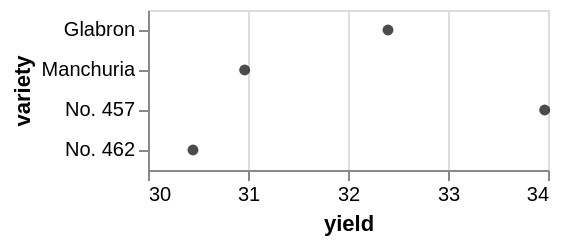

Write a Vega-Lite specification for this figure.
### Vega specification from a JSON file in a GitHub repository (floating-point values rounded to 4 significant figures)
{"$schema": "https://vega.github.io/schema/vega/v5.json", "background": "white", "padding": 5, "width": 200, "style": "cell", "data": [{"name": "source_0", "values": [{"yield_error": 7.552, "yield_center": 32.4, "variety": "Glabron"}, {"yield_error": 6.978, "yield_center": 30.97, "variety": "Manchuria"}, {"yield_error": 3.917, "yield_center": 33.97, "variety": "No. 457"}, {"yield_error": 11.97, "yield_center": 30.45, "variety": "No. 462"}]}, {"name": "data_1", "source": "source_0", "transform": [{"type": "formula", "expr": "datum[\"yield_center\"] + datum[\"yield_error\"]", "as": "upper_yield_center"}, {"type": "formula", "expr": "datum[\"yield_center\"] - datum[\"yield_error\"]", "as": "lower_yield_center"}, {"type": "filter", "expr": "isValid(datum[\"lower_yield_center\"]) && isFinite(+datum[\"lower_yield_center\"])"}]}, {"name": "data_2", "source": "source_0", "transform": [{"type": "filter", "expr": "isValid(datum[\"yield_center\"]) && isFinite(+datum[\"yield_center\"])"}]}], "signals": [{"name": "y_step", "value": 20}, {"name": "height", "update": "bandspace(domain('y').length, 0, 0) * y_step"}], "marks": [{"name": "layer_0_marks", "type": "rule", "style": ["rule", "errorbar-rule"], "from": {"data": "data_2"}, "encode": {"update": {"ariaRoleDescription": {"value": "errorbar"}, "stroke": {"value": "black"}, "tooltip": {"signal": "{\"yield_center\": format(datum[\"yield_center\"], \"\"), \"yield_center + yield_error\": format(datum[\"upper_yield_center\"], \"\"), \"yield_center - yield_error\": format(datum[\"lower_yield_center\"], \"\"), \"variety\": isValid(datum[\"variety\"]) ? datum[\"variety\"] : \"\"+datum[\"variety\"]}"}, "description": {"signal": "\"yield\" + \": \" + (format(datum[\"lower_yield_center\"], \"\")) + \"; \" + \"upper_yield_center\" + \": \" + (format(datum[\"upper_yield_center\"], \"\")) + \"; \" + \"variety\" + \": \" + (isValid(datum[\"variety\"]) ? datum[\"variety\"] : \"\"+datum[\"variety\"]) + \"; \" + \"yield_center\" + \": \" + (format(datum[\"yield_center\"], \"\")) + \"; \" + \"yield_center + yield_error\" + \": \" + (format(datum[\"upper_yield_center\"], \"\")) + \"; \" + \"yield_center - yield_error\" + \": \" + (format(datum[\"lower_yield_center\"], \"\"))"}, "x": [{"test": "!isValid(datum[\"lower_yield_center\"]) || !isFinite(+datum[\"lower_yield_center\"])", "value": 0}, {"scale": "x", "field": "lower_yield_center"}], "x2": [{"test": "!isValid(datum[\"upper_yield_center\"]) || !isFinite(+datum[\"upper_yield_center\"])", "value": 0}, {"scale": "x", "field": "upper_yield_center"}], "y": {"scale": "y", "field": "variety", "band": 0.5}}}}, {"name": "layer_1_marks", "type": "symbol", "style": ["point"], "from": {"data": "data_2"}, "encode": {"update": {"opacity": {"value": 0.7}, "fill": {"value": "black"}, "ariaRoleDescription": {"value": "point"}, "description": {"signal": "\"yield_center\" + \": \" + (format(datum[\"yield_center\"], \"\")) + \"; \" + \"variety\" + \": \" + (isValid(datum[\"variety\"]) ? datum[\"variety\"] : \"\"+datum[\"variety\"])"}, "x": [{"test": "!isValid(datum[\"yield_center\"]) || !isFinite(+datum[\"yield_center\"])", "value": 0}, {"scale": "x", "field": "yield_center"}], "y": {"scale": "y", "field": "variety", "band": 0.5}}}}], "scales": [{"name": "x", "type": "linear", "domain": {"data": "data_2", "fields": ["lower_yield_center", "upper_yield_center", "yield_center"]}, "range": [0, {"signal": "width"}], "zero": false, "nice": true}, {"name": "y", "type": "band", "domain": {"data": "data_2", "field": "variety", "sort": true}, "range": {"step": {"signal": "y_step"}}, "paddingInner": 0, "paddingOuter": 0}], "axes": [{"scale": "x", "orient": "bottom", "gridScale": "y", "grid": true, "tickCount": {"signal": "ceil(width/40)"}, "domain": false, "labels": false, "aria": false, "maxExtent": 0, "minExtent": 0, "ticks": false, "zindex": 0}, {"scale": "x", "orient": "bottom", "grid": false, "title": "yield", "labelFlush": true, "labelOverlap": true, "tickCount": {"signal": "ceil(width/40)"}, "zindex": 0}, {"scale": "y", "orient": "left", "grid": false, "title": "variety", "zindex": 0}]}
